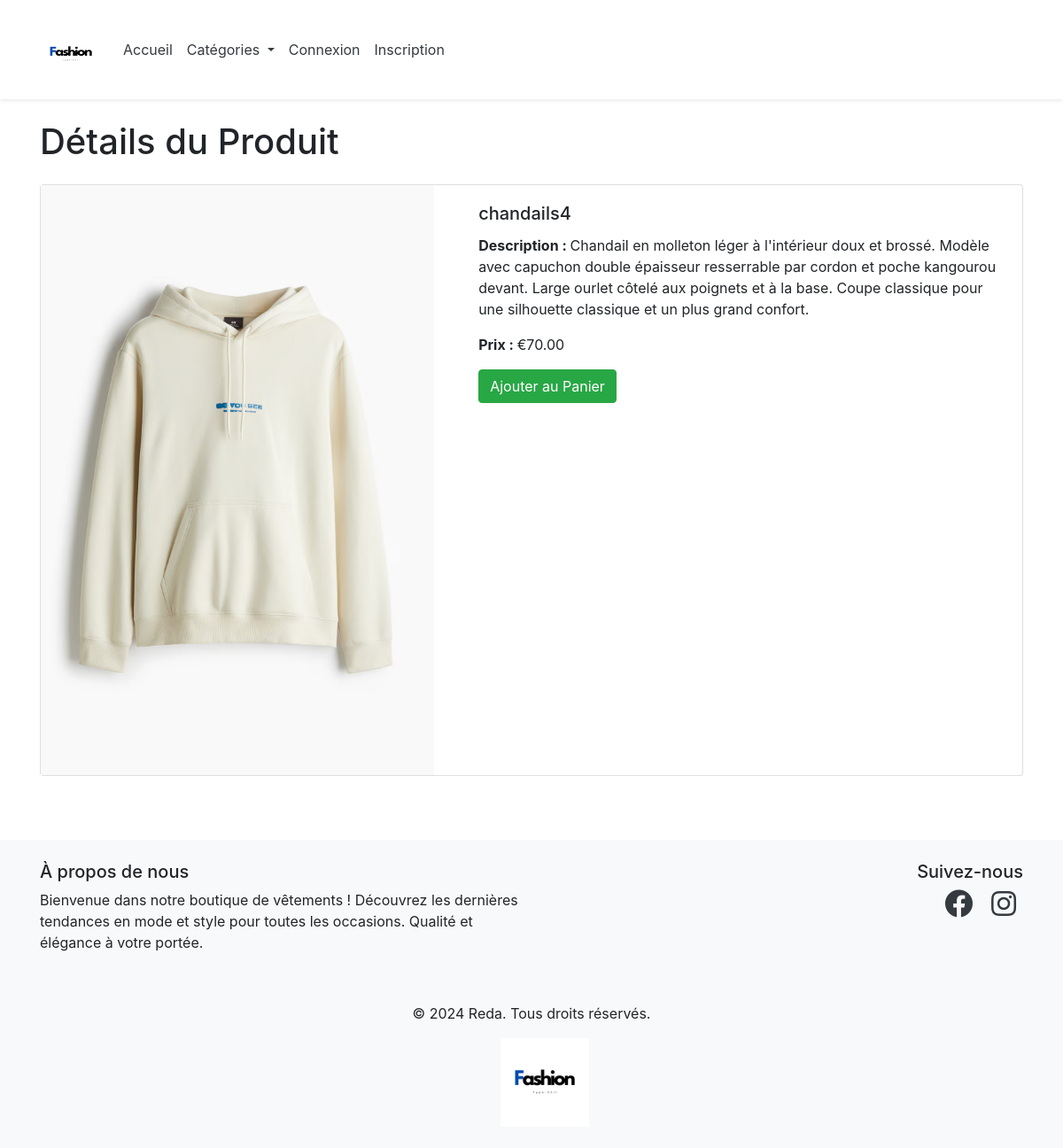
Page /index.php?action=view_product&id=47 on the committed database.
### tables this page shows
CREATE TABLE `products` (
  `product_id` int(11) NOT NULL,
  `category_id` int(11) DEFAULT NULL,
  `name` varchar(255) NOT NULL,
  `description` text DEFAULT NULL,
  `price` decimal(10,2) NOT NULL,
  `image` varchar(255) DEFAULT NULL,
  `created_at` timestamp NOT NULL DEFAULT current_timestamp()
);

### controllers/ProductController.php (called while the page is built, shortened)
<?php
require_once 'models/Product.php';
class ProductController {
    private $productModel;
    public function __construct($db) {
        $this->productModel = new Product($db);
    }
    public function viewProductDetails($productId) {
        $product = $this->productModel->getProductById($productId);
        include 'views/product/details.php';
    }
}
?>

### models/Product.php (called while the page is built, shortened)
<?php
class Product {
    private $db;
    public function __construct($db) {
        $this->db = $db;
    }
    public function getProductById($productId) {
        $query = "SELECT * FROM products WHERE product_id = ?";
        $stmt = $this->db->prepare($query);
        $stmt->execute([$productId]);
        return $stmt->fetch(PDO::FETCH_ASSOC);
    }
}
?>

### views/product/details.php (the view, shortened to what this page needs)
<!DOCTYPE html>
<html lang="fr">
<head>
    <link rel="stylesheet" href="https://stackpath.bootstrapcdn.com/bootstrap/4.5.2/css/bootstrap.min.css">
</head>
<body>
<div class="container mt-4">
    <h1 class="mb-4">Détails du Produit</h1>
    <div class="card">
        <div class="row g-0">
            <div class="col-md-5">
                <img src="<?= htmlspecialchars($product['image']); ?>" class="product-image img-fluid rounded-start" alt="<?= htmlspecialchars($product['name']); ?>">
            </div>
            <div class="col-md-7">
                <div class="card-body">
                    <h5 class="card-title"><?= htmlspecialchars($product['name']); ?></h5>
                    <p class="card-text"><strong>Description : </strong><?= htmlspecialchars($product['description']); ?></p>
                    <p class="card-text"><strong>Prix : </strong>€<?= htmlspecialchars($product['price']); ?></p>
                    <?php if (isset($_SESSION['role']) && $_SESSION['role'] === 'admin') : ?>
                        <a href="index.php?action=edit_product_form&id=<?= $product['product_id']; ?>" class="btn btn-warning mb-2">Modifier</a>
                        <form action="index.php?action=delete_product" method="POST" style="display:inline;">
                            <input type="hidden" name="product_id" value="<?= htmlspecialchars($product['product_id']); ?>">
                            <a href="index.php?action=view_products" class="btn btn-secondary mb-2">liste de tout les produits</a>
                            <button type="submit" class="btn btn-danger mb-2" onclick="return confirm('Êtes-vous sûr de vouloir supprimer ce produit ?');">Supprimer</button>
                        </form>
                    <?php else : ?>
                        <form action="index.php?action=add_to_cart" method="POST" style="display:inline;">
                            <button type="submit" class="btn btn-success mb-2">Ajouter au Panier</button>
                        </form>
                    <?php endif; ?>
                </div>
            </div>
        </div>
    </div>
</div>
<br/><br/><br/>
<?php include 'views/shared/footer.php'; ?>
</body>
</html>

### rows in the picture
products: image (picture), name "chandails4", description "Chandail en molleton léger à l'intérieur doux et brossé. Modèle avec capuchon double épaisseur resserrable par cordon et poche kangourou devant. Large ourlet côtelé aux poignets et à la base. Coupe classique pour une silhouette classique et un plus grand confort.", price "70.00"
